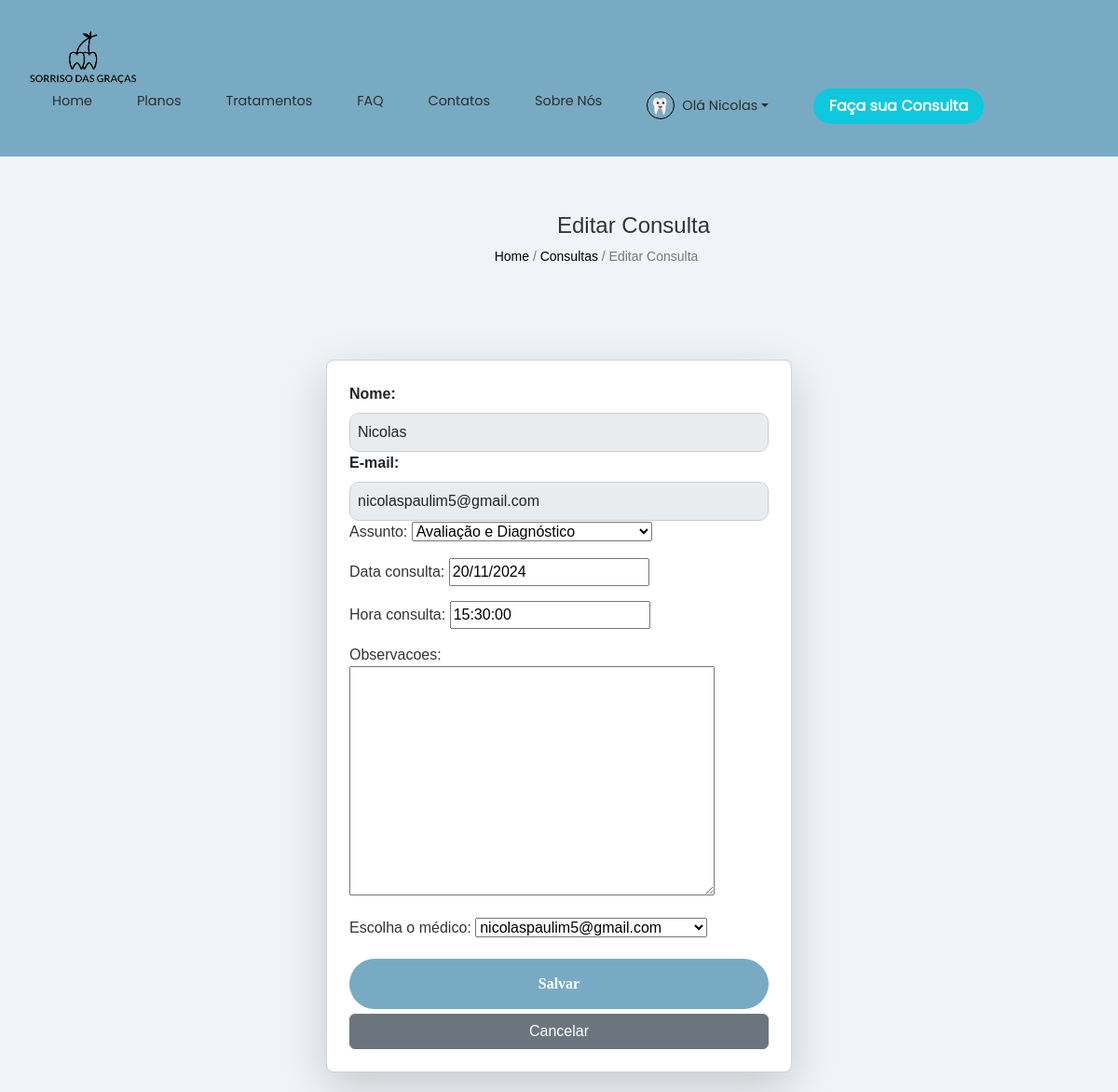
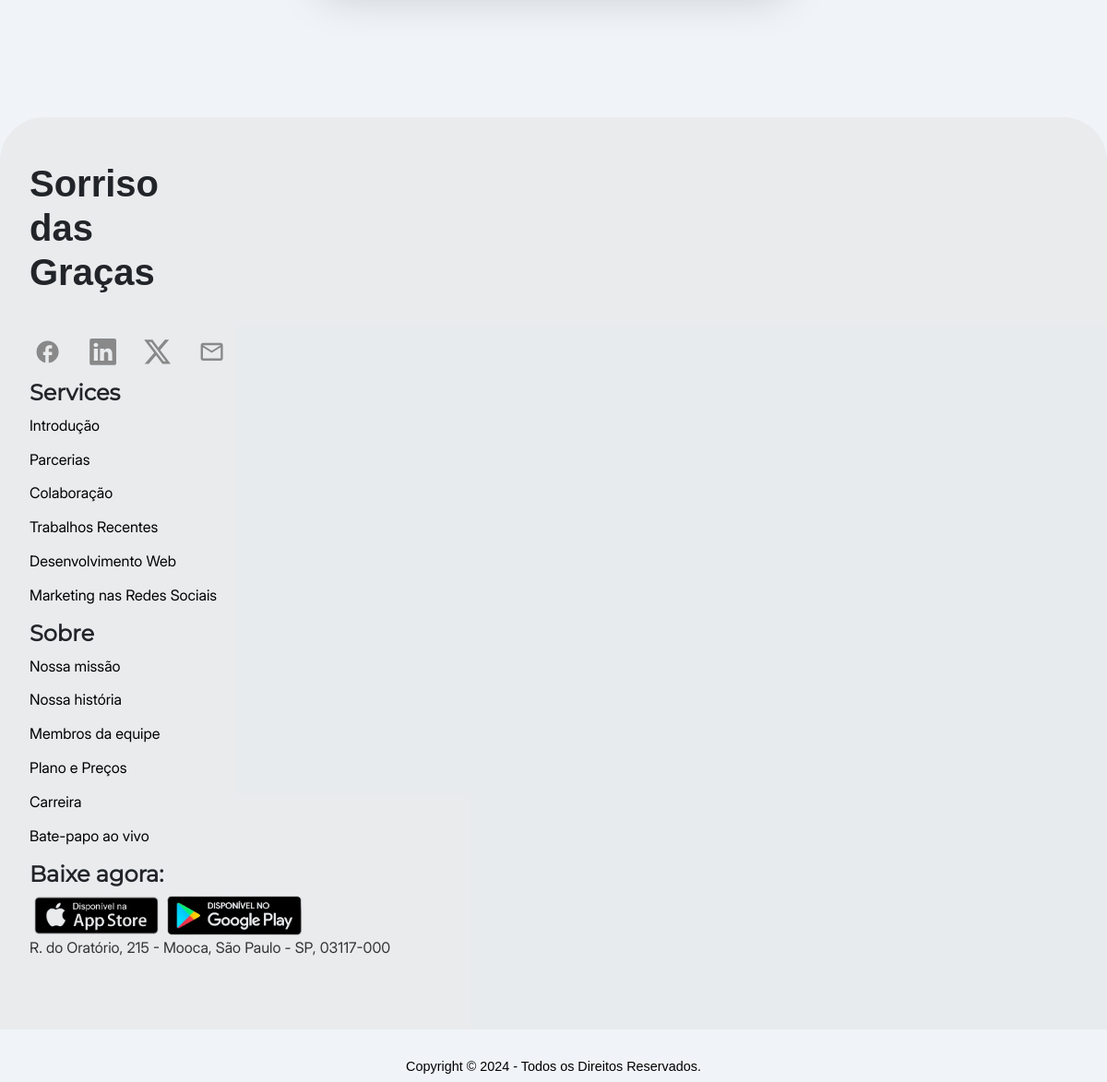
Page /consulta/editar/21/ (signed in) on the committed database (2 pictures, top to bottom).
### config/models.py (models this page shows, shortened)
class Perfil(models.Model):
    config_user = models.OneToOneField(User, on_delete=models.CASCADE, null=True, blank=True)
    cadastro_registro = models.OneToOneField(CadastroRegistro, on_delete=models.CASCADE)
    imagem_perfil = models.ImageField(upload_to='perfil_imagens/', blank=True, null=True)
    acessibilidade = models.JSONField(default=dict)

### cadastro_registro/models.py (models this page shows, shortened)
class CadastroRegistro(models.Model):
    nome_paciente = models.CharField(max_length=100)
    email_paciente = models.EmailField()
    cpf_paciente = models.CharField(max_length=11)
    data_nascimento_paciente = models.DateField()
    sexo_paciente = models.CharField(
        max_length=1, choices=[('M', 'Masculino'), ('F', 'Feminino'), ('O', 'Outro')]
    )
    senha_paciente = models.CharField(max_length=255)
    user = models.OneToOneField(
        settings.AUTH_USER_MODEL, on_delete=models.CASCADE, null=True, blank=True
    )
    imagem_perfil = models.ImageField(
        upload_to='imagens_perfil/', default='img/perfil-icon.png', null=True, blank=True
    )
    tipo_usuario = models.CharField(max_length=50, default='paciente')

### consulta/models.py (models this page shows, shortened)
class Consulta(models.Model):
    ASSUNTO_OPCOES = [
        ('avaliacao_diagnostico', 'Avaliação e Diagnóstico'),
        ('tratamentos_restauradores', 'Tratamentos Restauradores'),
        ('tratamentos_periodontais', 'Tratamentos Periodontais'),
        ('odontopediatria', 'Odontopediatria'),
        ('ortodontia', 'Ortodontia'),
        ('odontologia_estetica', 'Odontologia Estética'),
        ('cirurgia_oral', 'Cirurgia Oral'),
        ('proteses_dentarias', 'Próteses Dentárias'),
        ('consultas_emergencia', 'Consultas de Emergência'),
        ('acompanhamento_manutencao', 'Acompanhamento e Manutenção'),
    ]
    paciente = models.ForeignKey(CadastroRegistro, on_delete=models.CASCADE, null=True)
    nome = models.CharField(max_length=100, default="Nome Desconhecido")
    email = models.EmailField()
    telefone = models.CharField(max_length=20, default="0000-0000")
    assunto = models.CharField(max_length=50, choices=ASSUNTO_OPCOES, default='avaliacao_diagnostico')
    data_consulta = models.DateField(default=date.today)
    hora_consulta = models.TimeField(default=time(8, 0))
    observacoes = models.TextField(blank=True, null=True)
    medico = models.ForeignKey(settings.AUTH_USER_MODEL, on_delete=models.SET_NULL, null=True, blank=True, limit_choices_to={'groups__name': 'medico'})
    exame_realizado = models.BooleanField(default=False, verbose_name="Exame Realizado")

### consulta/views.py (the view)
# urls.py: path('editar/<int:id>/', views.editar_consulta, name='consulta_edit'),
@login_required(login_url='login')
def editar_consulta(request, id):
    consulta = get_object_or_404(Consulta, id=id)
    if request.method == 'POST':
        form = ConsultaForm(request.POST, instance=consulta)
        if form.is_valid():
            form.save()
            return redirect('consulta_list')
    else:
        form = ConsultaForm(instance=consulta)
    return render(request, 'consulta/consulta_edit.html', {'form': form, 'consulta': consulta})

### consulta/forms.py
class ConsultaForm(forms.ModelForm):
    medico = forms.ModelChoiceField(
        queryset=User.objects.filter(groups__name='medico'),
        required=False,
        label="Escolha o médico"
    )
    class Meta:
        model = Consulta
        fields = ['assunto', 'data_consulta', 'hora_consulta', 'observacoes', 'medico']

### sgo/context_processors.py (called while the page is built)
def paciente_context(request):
    if request.user.is_authenticated:
        try:
            cadastro = CadastroRegistro.objects.get(user=request.user)
            nome = cadastro.nome_paciente.split()[0]  # Pega o primeiro nome do paciente
        except CadastroRegistro.DoesNotExist:
            nome = None
    else:
        nome = None
    return {'nome_paciente': nome}

### consulta/templates/consulta/consulta_edit.html (shortened to what this page needs)
{% extends 'registration/base.html' %}
{% block content %}
<div class="titulo_consulta">
    <h1>Editar Consulta</h1>
    <div class="texto_consulta">
        <a href="{% url 'index' %}">Home</a> / <a href="{% url 'consulta_list' %}">Consultas</a> / Editar Consulta
    </div>
</div>
<div class="form-wrapper">
    <div class="card p-4 shadow-lg form-container">
        <form method="POST" action="{% url 'consulta_edit' consulta.id %}">
            <div class="col-12">
                <label for="nome" class="form-label">Nome:</label>
                <input type="text" name="nome" class="form-control" id="nome" value="{{ user.cadastroregistro.nome_paciente }}" readonly />
            </div>
            <div class="col-12">
                <label for="email" class="form-label">E-mail:</label>
                <input type="email" name="email" class="form-control" id="email" value="{{ user.cadastroregistro.email_paciente }}" readonly />
            </div>
            {{ form.as_p }}
            <div class="col-12 d-grid">
                <button type="submit" class="btn btn-primary">Salvar</button>
                <a href="{% url 'consulta_list' %}" class="btn btn-secondary">Cancelar</a>
            </div>
        </form>
    </div>
</div>
{% load static %}
{% endblock %}

### templates/registration/base.html (shortened to what this page needs)
<!DOCTYPE html>
<html lang="pt-br">
<head>
  {% load static %}
  <link href="https://cdn.jsdelivr.net/npm/bootstrap@5.3.3/dist/css/bootstrap.min.css" rel="stylesheet">
  <link href="https://getbootstrap.com/docs/5.3/assets/css/docs.css" rel="stylesheet">
  <link rel="stylesheet" href="https://cdn.jsdelivr.net/npm/flatpickr/dist/themes/material_blue.css">
  <link rel="stylesheet" href="{% static 'css/StyleFaq.css' %}">
  <link rel="stylesheet" href="{% static 'css/index.css' %}">
  <link rel="stylesheet" href="{% static 'css/tratamentos.css' %}">
  <link rel="stylesheet" href="{% static 'css/planos.css' %}">
  <link rel="stylesheet" href="{% static 'css/contatos.css' %}">
  <link rel="stylesheet" href="{% static 'css/sobrenos.css' %}">
  <link rel="stylesheet" href="{% static 'css/consulta.css' %}">
  <link rel="stylesheet" href="{% static 'css/cadastro.css' %}">
  <link rel="stylesheet" href="{% static 'css/cadastro_adm.css' %}">
  <link rel="stylesheet" href="{% static 'css/registro.css' %}">
  <link rel="stylesheet" href="{% static 'css/consulta_edit.css' %}">
  <link rel="stylesheet" href="{% static 'css/config.css' %}">
</head>
<body>
  <header class="container-nav">
    <img src="{% static 'img/logo preta.png' %}" alt="Logo Sorriso Das Graças">
    <ul class="nav">
      <li class="nav-item"><a class="nav-link" href="{% url 'index' %}">Home</a></li>
      <li class="nav-item"><a class="nav-link" href="{% url 'planos' %}">Planos</a></li>
      <li class="nav-item"><a class="nav-link" href="{% url 'tratamentos' %}">Tratamentos</a></li>
      <li class="nav-item"><a class="nav-link" href="{% url 'faq' %}">FAQ</a></li>
      <li class="nav-item"><a class="nav-link" href="{% url 'contatos' %}">Contatos</a></li>
      <li class="nav-item"><a class="nav-link" href="{% url 'sobrenos' %}">Sobre Nós</a></li>
{% if user.is_authenticated and user.perfil %}
<li class="nav-item dropdown">
  <a class="nav-link dropdown-toggle d-flex align-items-center" href="#" id="perfilDropdown" role="button" data-bs-toggle="dropdown" aria-expanded="false">
    {% if user.perfil.imagem_perfil %}
      <img class="perfil-imagem me-2" src="{{ user.perfil.imagem_perfil.url }}" alt="Imagem de Perfil" style="width: 30px; height: 30px; border-radius: 50%;">
    {% else %}
      <img class="perfil-imagem me-2" src="{% static 'img/perfil-icon.png' %}" alt="Imagem de Perfil" style="width: 30px; height: 30px; border-radius: 50%;">
    {% endif %}
    Olá {{ user.perfil.cadastro_registro.nome_paciente|cut:" +1"|slice:"9" }}
  </a>
</li>
{% else %}
<li class="nav-item">
  <a class="nav-link" href="{% url 'login' %}">Login</a>
</li>
{% endif %}
      {% if user.is_authenticated %}
      <li class="nav-item">
        <a href="{% url 'consulta' %}">
          <button type="button" class="btn btn-outline-primary">Faça sua Consulta</button>
        </a>
      </li>
      {% else %}
      <li class="nav-item">
        <a href="{% url 'login' %}">
          <button type="button" class="btn btn-outline-primary">Faça sua Consulta</button>
        </a>
      </li>
      {% endif %}
    </ul>
  </header>
  {% block content %}{% endblock %}
  <br>
  <br>
  <footer>
    <div class="container-footerr">
      <div class="nome-footer">
        <h1>Sorriso das Graças</h1>
      </div>
      <br>
      <div class="redes-sociais">
        <div class="facebook">
          <svg xmlns="http://www.w3.org/2000/svg" width="1em" height="1em" viewBox="0 0 24 24">
            <path fill="currentColor"
              d="M22 12c0-5.52-4.48-10-10-10S2 6.48 2 12c0 4.84 3.44 8.87 8 9.8V15H8v-3h2V9.5C10 7.57 11.57 6 13.5 6H16v3h-2c-.55 0-1 .45-1 1v2h3v3h-3v6.95c5.05-.5 9-4.76 9-9.95" />
          </svg>
        </div>
        <div class="linkedin">
        </div>
        <div class="twitter">
        </div>
        <div class="email">
          <svg xmlns="http://www.w3.org/2000/svg" width="1em" height="1em" viewBox="0 0 24 24">
            <path fill="currentColor"
              d="M22 6c0-1.1-.9-2-2-2H4c-1.1 0-2 .9-2 2v12c0 1.1.9 2 2 2h16c1.1 0 2-.9 2-2zm-2 0l-8 5l-8-5zm0 12H4V8l8 5l8-5z" />
          </svg>
        </div>
      </div>
      <div class="services">
        <h1>Services</h1>
        <a href="#">Introdução</a>
        <a href="#">Parcerias</a>
        <a href="#">Colaboração</a>
        <a href="#">Trabalhos Recentes</a>
        <a href="#">Desenvolvimento Web</a>
        <a href="#">Marketing nas Redes Sociais</a>
      </div>
      <div class="about">
        <h1>Sobre</h1>
        <a href="#">Nossa missão</a>
        <a href="#">Nossa história</a>
        <a href="#">Membros da equipe</a>
        <a href="#">Plano e Preços</a>
        <a href="#">Carreira</a>
        <a href="#">Bate-papo ao vivo</a>
      </div>
      <div class="store">
        <h1>Baixe agora:</h1>
        <img src="{% static 'img/app-store.png' %}" alt="">
        <img src="{% static 'img/play-store.png' %}" alt="">
        <a
          href="https://www.google.com/maps/place/Escola+Senai+%22Morvan+Figueiredo%22/@-23.5564315,-46.6009326,17z/data=!3m1!4b1!4m6!3m5!1s0x94ce594987aded63:0xbbff953e0ff625f0!8m2!3d-23.5564315!4d-46.5983577!16s%2Fg%2F1tfzc9hn?entry=ttu">
          <p>R. do Oratório, 215 - Mooca, São Paulo - SP, 03117-000</p>
        </a>
      </div>
    </div>
  </footer>
  <div class="copyright">
    <h1>Copyright © 2024 - Todos os Direitos Reservados.</h1>
  </div>
</body>
</html>

### core/static/css/StyleFaq.css (style rules this page uses)
body { font-family: Arial, sans-serif; background-color: white; overflow-x: hidden; }
header.container-nav { position: relative; top: 0; left: 0; width: 100%; }
.container-nav { background-color: #78ABC3; padding: 4vh; display: flex; justify-content: space-between; align-items: center; flex-wrap: wrap; }
.container-nav img { width: 10%; height: auto; }
.nav-item { list-style-type: none; margin: 0 20px; }
.nav-item a { font-family: "Poppins Regular"; color: rgb(46, 45, 45); text-decoration: none; padding: 8px 4px; font-size: 90%; font-weight: 500; background-color: #78ABC3; border-radius: 5px; }
.btn-outline-primary { background-color: #0EC8DD; border-radius: 50vh; width: 20%; min-width: 150px; color: white; border-color: transparent; font-weight: 600; z-index: 15; }
footer { background-color: rgba(221, 221, 221, 0.411); border-top-left-radius: 3em; border-top-right-radius: 3em; padding: 3rem 2rem; }
.nome-footer h1 { font-family: "Poppins", sans-serif; font-weight: 700; width: 30%; text-align: center; }
.nome-footer { width: 10%; }
.redes-sociais { display: flex; color: #898989; justify-content: flex-start; margin-top: 1rem; }
.redes-sociais svg { width: 1.8rem; height: 1.8rem; width: 3.7rem; position: relative; left: -0.6rem; }
.services, .about, .store { margin-top: 1rem; margin-right: 100px; }
.services h1, .about h1, .store h1 { font-family: "Montserrat Regular"; font-size: 1.5rem; font-weight: 600; }
.services a, .about a, .store a { font-family: "Inter Regular"; color: black; text-decoration: none; display: flex; flex-direction: column; margin-bottom: 0.8rem; }
.store img { width: 14%; }
.copyright { color: rgb(0, 0, 0); display: flex; justify-content: center; margin-top: 2rem; }
.copyright h1 { font-size: 0.9em; }
button[type="submit"] { background-color: #78ABC3; color: #FFFFFF; border: none; border-radius: 10vh; padding: 15px 20px; cursor: pointer; font-family: "Roboto Flex"; font-size: 1rem; font-weight: 600; }
.perfil-imagem { width: 28px; height: 28px; padding: 3px; border: 1.3px solid #000000; border-radius: 50%; }

### index/static/css/index.css (style rules this page uses)
.card { background-color: white; border-radius: 10px; box-shadow: 0 2px 5px rgba(0, 0, 0, 0.1); padding: 20px; width: 100%; max-width: 400px; transition: transform 0.3s ease; }
p { font-size: 16px; color: #333; }
button { background-color: black; color: white; border: none; padding: 10px 20px; border-radius: 5px; cursor: pointer; transition: background-color 0.3s ease; }

### planos/static/css/planos.css (style rules this page uses)
footer { background-color: rgba(221, 221, 221, 0.411); border-top-left-radius: 3em; border-top-right-radius: 3em; padding: 3rem 2rem; }
.nome-footer h1 { font-family: "Poppins", sans-serif; font-weight: 700; width: 30%; text-align: center; }
.nome-footer { width: 10%; }
.redes-sociais { display: flex; color: #898989; justify-content: flex-start; margin-top: 1rem; }
.redes-sociais svg { width: 1.8rem; height: 1.8rem; width: 3.7rem; position: relative; left: -0.6rem; }
.services, .about, .store { margin-top: 1rem; margin-right: 100px; }
.services h1, .about h1, .store h1 { font-family: "Montserrat Regular"; font-size: 1.5rem; font-weight: 600; }
.services a, .about a, .store a { font-family: "Inter Regular"; color: black; text-decoration: none; display: flex; flex-direction: column; margin-bottom: 0.8rem; }
.store img { width: 14%; }
.copyright { color: rgb(0, 0, 0); display: flex; justify-content: center; margin-top: 2rem; }
.copyright h1 { font-size: 0.9em; }
button[type="submit"] { background-color: #78ABC3; color: #FFFFFF; border: none; border-radius: 10vh; padding: 15px 20px; cursor: pointer; font-family: "Roboto Flex"; font-size: 1rem; font-weight: 600; }
footer { margin-top: 30px; }

### contatos/static/css/contatos.css (style rules this page uses)
body { font-family: 'Poppins', sans-serif; margin: 0; padding: 0; background-color: #eaf5f9; overflow-x: hidden; }

### rows in the picture
Consulta: assunto "Avaliação e Diagnóstico", data_consulta "20/11/2024", hora_consulta "15:30:00", medico "nicolaspaulim5@gmail.com"

### other values in the picture
{{ user.perfil.cadastro_registro.nome_paciente|cut:" +1"|slice:"9" }} "Nicolas"
